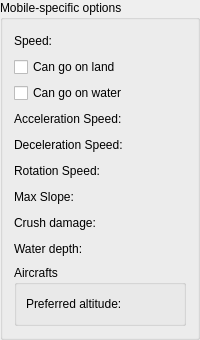
           <widget class="Q3GroupBox" name="mMobileOptions" >
            <property name="title" >
             <string>Mobile-specific options</string>
            </property>
            <layout class="QVBoxLayout" >
             <property name="spacing" >
              <number>6</number>
             </property>
             <property name="leftMargin" >
              <number>11</number>
             </property>
             <property name="topMargin" >
              <number>11</number>
             </property>
             <property name="rightMargin" >
              <number>11</number>
             </property>
             <property name="bottomMargin" >
              <number>11</number>
             </property>
             <item>
              <layout class="QHBoxLayout" >
               <property name="spacing" >
                <number>6</number>
               </property>
               <property name="leftMargin" >
                <number>0</number>
               </property>
               <property name="topMargin" >
                <number>0</number>
               </property>
               <property name="rightMargin" >
                <number>0</number>
               </property>
               <property name="bottomMargin" >
                <number>0</number>
               </property>
               <item>
                <widget class="QLabel" name="mUnitSpeedLabel" >
                 <property name="text" >
                  <string>Speed:</string>
                 </property>
                 <property name="wordWrap" >
                  <bool>false</bool>
                 </property>
                </widget>
               </item>
               <item>
                <spacer>
                 <property name="orientation" >
                  <enum>Qt::Horizontal</enum>
                 </property>
                 <property name="sizeType" >
                  <enum>QSizePolicy::Fixed</enum>
                 </property>
                 <property name="sizeHint" >
                  <size>
                   <width>20</width>
                   <height>20</height>
                  </size>
                 </property>
                </spacer>
               </item>
               <item>
                <widget class="KDoubleNumInput" native="1" name="mUnitSpeed" >
                 <property name="toolTip" >
                  <string>Speed of your unit</string>
                 </property>
                 <property name="whatsThis" >
                  <string>The number of pixels that a unit moves forward in every advance call. Don't use too high values and remember that the actual speed depends on the game speed!</string>
                 </property>
                 <property name="maxValue" stdset="0" >
                  <number>30</number>
                 </property>
                </widget>
               </item>
              </layout>
             </item>
             <item>
              <widget class="QCheckBox" name="mUnitCanGoOnLand" >
               <property name="toolTip" >
                <string>Whether this unit can go on land</string>
               </property>
               <property name="whatsThis" >
                <string>Whether this unit can cross land tiles (grass, desert, ...)</string>
               </property>
               <property name="text" >
                <string>Can go on land</string>
               </property>
              </widget>
             </item>
             <item>
              <widget class="QCheckBox" name="mUnitCanGoOnWater" >
               <property name="toolTip" >
                <string>Whether this unit can go on water</string>
               </property>
               <property name="whatsThis" >
                <string>Whether this unit can cross water tiles.</string>
               </property>
               <property name="text" >
                <string>Can go on water</string>
               </property>
              </widget>
             </item>
             <item>
              <layout class="QHBoxLayout" >
               <item>
                <widget class="QLabel" name="mUnitSpeedLabel_2" >
                 <property name="text" >
                  <string>Acceleration Speed:</string>
                 </property>
                 <property name="wordWrap" >
                  <bool>false</bool>
                 </property>
                </widget>
               </item>
               <item>
                <spacer>
                 <property name="orientation" >
                  <enum>Qt::Horizontal</enum>
                 </property>
                 <property name="sizeType" >
                  <enum>QSizePolicy::Fixed</enum>
                 </property>
                 <property name="sizeHint" >
                  <size>
                   <width>20</width>
                   <height>20</height>
                  </size>
                 </property>
                </spacer>
               </item>
               <item>
                <widget class="KDoubleNumInput" native="1" name="mUnitAccelerationSpeed" >
                 <property name="toolTip" >
                  <string>Speed of your unit</string>
                 </property>
                 <property name="maxValue" stdset="0" >
                  <number>30</number>
                 </property>
                </widget>
               </item>
              </layout>
             </item>
             <item>
              <layout class="QHBoxLayout" >
               <item>
                <widget class="QLabel" name="mUnitSpeedLabel_3" >
                 <property name="text" >
                  <string>Deceleration Speed:</string>
                 </property>
                 <property name="wordWrap" >
                  <bool>false</bool>
                 </property>
                </widget>
               </item>
               <item>
                <spacer>
                 <property name="orientation" >
                  <enum>Qt::Horizontal</enum>
                 </property>
                 <property name="sizeType" >
                  <enum>QSizePolicy::Fixed</enum>
                 </property>
                 <property name="sizeHint" >
                  <size>
                   <width>20</width>
                   <height>20</height>
                  </size>
                 </property>
                </spacer>
               </item>
               <item>
                <widget class="KDoubleNumInput" native="1" name="mUnitDecelerationSpeed" >
                 <property name="toolTip" >
                  <string>Speed of your unit</string>
                 </property>
                 <property name="maxValue" stdset="0" >
                  <number>30</number>
                 </property>
                </widget>
               </item>
              </layout>
             </item>
             <item>
              <layout class="QHBoxLayout" >
               <item>
                <widget class="QLabel" name="mUnitSpeedLabel_3_2" >
                 <property name="text" >
                  <string>Rotation Speed:</string>
                 </property>
                 <property name="wordWrap" >
                  <bool>false</bool>
                 </property>
                </widget>
               </item>
               <item>
                <spacer>
                 <property name="orientation" >
                  <enum>Qt::Horizontal</enum>
                 </property>
                 <property name="sizeType" >
                  <enum>QSizePolicy::Fixed</enum>
                 </property>
                 <property name="sizeHint" >
                  <size>
                   <width>20</width>
                   <height>20</height>
                  </size>
                 </property>
                </spacer>
               </item>
               <item>
                <widget class="KDoubleNumInput" native="1" name="mUnitRotationSpeed" >
                 <property name="toolTip" >
                  <string>Speed of your unit</string>
                 </property>
                 <property name="maxValue" stdset="0" >
                  <number>30</number>
                 </property>
                </widget>
               </item>
              </layout>
             </item>
             <item>
              <layout class="QHBoxLayout" >
               <item>
                <widget class="QLabel" name="mUnitSpeedLabel_4" >
                 <property name="text" >
                  <string>Max Slope:</string>
                 </property>
                 <property name="wordWrap" >
                  <bool>false</bool>
                 </property>
                </widget>
               </item>
               <item>
                <spacer>
                 <property name="orientation" >
                  <enum>Qt::Horizontal</enum>
                 </property>
                 <property name="sizeType" >
                  <enum>QSizePolicy::Fixed</enum>
                 </property>
                 <property name="sizeHint" >
                  <size>
                   <width>20</width>
                   <height>20</height>
                  </size>
                 </property>
                </spacer>
               </item>
               <item>
                <widget class="KDoubleNumInput" native="1" name="mUnitMaxSlope" >
                 <property name="toolTip" >
                  <string>Speed of your unit</string>
                 </property>
                 <property name="maxValue" stdset="0" >
                  <number>30</number>
                 </property>
                </widget>
               </item>
              </layout>
             </item>
             <item>
              <layout class="QHBoxLayout" >
               <item>
                <widget class="QLabel" name="mUnitConstrucionStepsLabel_3" >
                 <property name="text" >
                  <string>Crush damage:</string>
                 </property>
                 <property name="wordWrap" >
                  <bool>false</bool>
                 </property>
                </widget>
               </item>
               <item>
                <spacer>
                 <property name="orientation" >
                  <enum>Qt::Horizontal</enum>
                 </property>
                 <property name="sizeType" >
                  <enum>QSizePolicy::Fixed</enum>
                 </property>
                 <property name="sizeHint" >
                  <size>
                   <width>20</width>
                   <height>20</height>
                  </size>
                 </property>
                </spacer>
               </item>
               <item>
                <widget class="KIntNumInput" native="1" name="mUnitCrushDamage" >
                 <property name="toolTip" >
                  <string>How many construction steps this unit has</string>
                 </property>
                 <property name="whatsThis" >
                  <string>How many construction steps this unit has&lt;br>
Construction steps are used to get feeling that your unit is constructed step by step</string>
                 </property>
                 <property name="value" stdset="0" >
                  <number>0</number>
                 </property>
                 <property name="minValue" stdset="0" >
                  <number>0</number>
                 </property>
                </widget>
               </item>
              </layout>
             </item>
             <item>
              <layout class="QHBoxLayout" >
               <item>
                <widget class="QLabel" name="mUnitSpeedLabel_5" >
                 <property name="text" >
                  <string>Water depth:</string>
                 </property>
                 <property name="wordWrap" >
                  <bool>false</bool>
                 </property>
                </widget>
               </item>
               <item>
                <spacer>
                 <property name="orientation" >
                  <enum>Qt::Horizontal</enum>
                 </property>
                 <property name="sizeType" >
                  <enum>QSizePolicy::Fixed</enum>
                 </property>
                 <property name="sizeHint" >
                  <size>
                   <width>20</width>
                   <height>20</height>
                  </size>
                 </property>
                </spacer>
               </item>
               <item>
                <widget class="KDoubleNumInput" native="1" name="mUnitWaterDepth" >
                 <property name="toolTip" >
                  <string>Speed of your unit</string>
                 </property>
                 <property name="maxValue" stdset="0" >
                  <number>30</number>
                 </property>
                </widget>
               </item>
              </layout>
             </item>
             <item>
              <widget class="Q3GroupBox" name="mAircraftOptions" >
               <property name="title" >
                <string>Aircrafts</string>
               </property>
               <layout class="QVBoxLayout" >
                <item>
                 <layout class="QHBoxLayout" >
                  <item>
                   <widget class="QLabel" name="mUnitSpeedLabel_7" >
                    <property name="text" >
                     <string>Preferred altitude:</string>
                    </property>
                    <property name="wordWrap" >
                     <bool>false</bool>
                    </property>
                   </widget>
                  </item>
                  <item>
                   <spacer>
                    <property name="orientation" >
                     <enum>Qt::Horizontal</enum>
                    </property>
                    <property name="sizeType" >
                     <enum>QSizePolicy::Fixed</enum>
                    </property>
                    <property name="sizeHint" >
                     <size>
                      <width>20</width>
                      <height>20</height>
                     </size>
                    </property>
                   </spacer>
                  </item>
                  <item>
                   <widget class="KDoubleNumInput" native="1" name="mUnitPreferredAltitude" >
                    <property name="toolTip" >
                     <string>Speed of your unit</string>
                    </property>
                    <property name="maxValue" stdset="0" >
                     <number>30</number>
                    </property>
                   </widget>
                  </item>
                 </layout>
                </item>
               </layout>
              </widget>
             </item>
            </layout>
           </widget>
